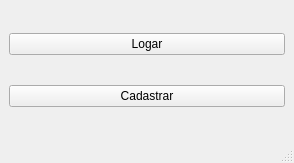
<?xml version="1.0" encoding="UTF-8"?>
<ui version="4.0">
 <class>MainWindow</class>
 <widget class="QMainWindow" name="MainWindow">
  <property name="geometry">
   <rect>
    <x>0</x>
    <y>0</y>
    <width>294</width>
    <height>163</height>
   </rect>
  </property>
  <property name="windowTitle">
   <string>Menu</string>
  </property>
  <widget class="QWidget" name="centralwidget">
   <layout class="QVBoxLayout" name="verticalLayout">
    <item>
     <widget class="QPushButton" name="login_btn">
      <property name="text">
       <string>Logar</string>
      </property>
     </widget>
    </item>
    <item>
     <widget class="QPushButton" name="register_btn">
      <property name="text">
       <string>Cadastrar</string>
      </property>
     </widget>
    </item>
   </layout>
  </widget>
  <widget class="QStatusBar" name="statusbar"/>
 </widget>
 <resources/>
 <connections/>
</ui>
